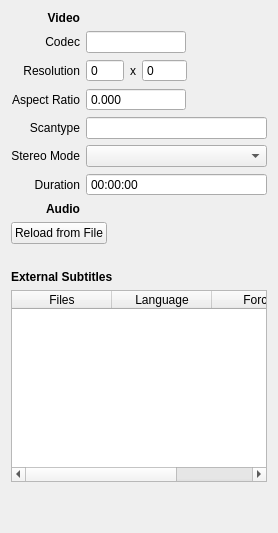
          <widget class="QWidget" name="tab_3">
           <attribute name="title">
            <string>Streamdetails</string>
           </attribute>
           <layout class="QVBoxLayout" name="verticalLayout_12">
            <item>
             <layout class="QGridLayout" name="streamDetails">
              <item row="1" column="1">
               <widget class="QLineEdit" name="videoCodec">
                <property name="maximumSize">
                 <size>
                  <width>100</width>
                  <height>16777215</height>
                 </size>
                </property>
               </widget>
              </item>
              <item row="2" column="0">
               <widget class="QLabel" name="label_28">
                <property name="text">
                 <string>Resolution</string>
                </property>
                <property name="alignment">
                 <set>Qt::AlignRight|Qt::AlignTrailing|Qt::AlignVCenter</set>
                </property>
               </widget>
              </item>
              <item row="4" column="0">
               <widget class="QLabel" name="label_32">
                <property name="text">
                 <string>Scantype</string>
                </property>
                <property name="alignment">
                 <set>Qt::AlignRight|Qt::AlignTrailing|Qt::AlignVCenter</set>
                </property>
               </widget>
              </item>
              <item row="3" column="0">
               <widget class="QLabel" name="label_29">
                <property name="text">
                 <string>Aspect Ratio</string>
                </property>
                <property name="alignment">
                 <set>Qt::AlignRight|Qt::AlignTrailing|Qt::AlignVCenter</set>
                </property>
               </widget>
              </item>
              <item row="4" column="1">
               <widget class="QLineEdit" name="videoScantype">
                <property name="maximumSize">
                 <size>
                  <width>200</width>
                  <height>16777215</height>
                 </size>
                </property>
               </widget>
              </item>
              <item row="3" column="1">
               <widget class="QDoubleSpinBox" name="videoAspectRatio">
                <property name="maximumSize">
                 <size>
                  <width>100</width>
                  <height>16777215</height>
                 </size>
                </property>
                <property name="buttonSymbols">
                 <enum>QAbstractSpinBox::NoButtons</enum>
                </property>
                <property name="decimals">
                 <number>3</number>
                </property>
               </widget>
              </item>
              <item row="7" column="0">
               <widget class="QLabel" name="labelStreamDetailsAudio">
                <property name="font">
                 <font>
                  <weight>75</weight>
                  <bold>true</bold>
                 </font>
                </property>
                <property name="text">
                 <string>Audio</string>
                </property>
                <property name="alignment">
                 <set>Qt::AlignRight|Qt::AlignTrailing|Qt::AlignVCenter</set>
                </property>
               </widget>
              </item>
              <item row="0" column="0">
               <widget class="QLabel" name="label_27">
                <property name="font">
                 <font>
                  <weight>75</weight>
                  <bold>true</bold>
                 </font>
                </property>
                <property name="text">
                 <string>Video</string>
                </property>
                <property name="alignment">
                 <set>Qt::AlignRight|Qt::AlignTrailing|Qt::AlignVCenter</set>
                </property>
               </widget>
              </item>
              <item row="6" column="1">
               <widget class="QTimeEdit" name="videoDuration">
                <property name="maximumSize">
                 <size>
                  <width>200</width>
                  <height>16777215</height>
                 </size>
                </property>
                <property name="buttonSymbols">
                 <enum>QAbstractSpinBox::NoButtons</enum>
                </property>
                <property name="displayFormat">
                 <string>HH:mm:ss</string>
                </property>
               </widget>
              </item>
              <item row="6" column="0">
               <widget class="QLabel" name="label_33">
                <property name="text">
                 <string>Duration</string>
                </property>
                <property name="alignment">
                 <set>Qt::AlignRight|Qt::AlignTrailing|Qt::AlignVCenter</set>
                </property>
               </widget>
              </item>
              <item row="2" column="1">
               <layout class="QHBoxLayout" name="horizontalLayout_16">
                <item>
                 <widget class="QSpinBox" name="videoWidth">
                  <property name="buttonSymbols">
                   <enum>QAbstractSpinBox::NoButtons</enum>
                  </property>
                  <property name="maximum">
                   <number>9999</number>
                  </property>
                 </widget>
                </item>
                <item>
                 <widget class="QLabel" name="label_30">
                  <property name="text">
                   <string notr="true">x</string>
                  </property>
                 </widget>
                </item>
                <item>
                 <widget class="QSpinBox" name="videoHeight">
                  <property name="buttonSymbols">
                   <enum>QAbstractSpinBox::NoButtons</enum>
                  </property>
                  <property name="maximum">
                   <number>99999</number>
                  </property>
                 </widget>
                </item>
                <item>
                 <spacer name="horizontalSpacer_10">
                  <property name="orientation">
                   <enum>Qt::Horizontal</enum>
                  </property>
                  <property name="sizeHint" stdset="0">
                   <size>
                    <width>40</width>
                    <height>20</height>
                   </size>
                  </property>
                 </spacer>
                </item>
               </layout>
              </item>
              <item row="1" column="0">
               <widget class="QLabel" name="label_31">
                <property name="text">
                 <string>Codec</string>
                </property>
                <property name="alignment">
                 <set>Qt::AlignRight|Qt::AlignTrailing|Qt::AlignVCenter</set>
                </property>
               </widget>
              </item>
              <item row="5" column="0">
               <widget class="QLabel" name="label_10">
                <property name="text">
                 <string>Stereo Mode</string>
                </property>
                <property name="alignment">
                 <set>Qt::AlignRight|Qt::AlignTrailing|Qt::AlignVCenter</set>
                </property>
               </widget>
              </item>
              <item row="5" column="1">
               <widget class="QComboBox" name="stereoMode">
                <property name="sizeAdjustPolicy">
                 <enum>QComboBox::AdjustToContents</enum>
                </property>
               </widget>
              </item>
             </layout>
            </item>
            <item>
             <layout class="QHBoxLayout" name="horizontalLayout_17">
              <item>
               <widget class="QPushButton" name="buttonReloadStreamDetails">
                <property name="text">
                 <string>Reload from File</string>
                </property>
                <property name="icon">
                 <iconset resource="../../data/MediaElch.qrc">
                  <normaloff>:/img/arrow_circle_right_white.png</normaloff>:/img/arrow_circle_right_white.png</iconset>
                </property>
                <property name="dropShadow" stdset="0">
                 <bool>true</bool>
                </property>
               </widget>
              </item>
              <item>
               <spacer name="horizontalSpacer_9">
                <property name="orientation">
                 <enum>Qt::Horizontal</enum>
                </property>
                <property name="sizeHint" stdset="0">
                 <size>
                  <width>40</width>
                  <height>20</height>
                 </size>
                </property>
               </spacer>
              </item>
             </layout>
            </item>
            <item>
             <spacer name="verticalSpacer_4">
              <property name="orientation">
               <enum>Qt::Vertical</enum>
              </property>
              <property name="sizeType">
               <enum>QSizePolicy::Fixed</enum>
              </property>
              <property name="sizeHint" stdset="0">
               <size>
                <width>20</width>
                <height>20</height>
               </size>
              </property>
             </spacer>
            </item>
            <item>
             <widget class="QLabel" name="label_14">
              <property name="font">
               <font>
                <weight>75</weight>
                <bold>true</bold>
               </font>
              </property>
              <property name="text">
               <string>External Subtitles</string>
              </property>
             </widget>
            </item>
            <item>
             <widget class="QTableWidget" name="subtitles">
              <property name="selectionMode">
               <enum>QAbstractItemView::NoSelection</enum>
              </property>
              <property name="selectionBehavior">
               <enum>QAbstractItemView::SelectRows</enum>
              </property>
              <property name="showGrid">
               <bool>false</bool>
              </property>
              <attribute name="verticalHeaderVisible">
               <bool>false</bool>
              </attribute>
              <column>
               <property name="text">
                <string>Files</string>
               </property>
              </column>
              <column>
               <property name="text">
                <string>Language</string>
               </property>
              </column>
              <column>
               <property name="text">
                <string>Forced</string>
               </property>
              </column>
             </widget>
            </item>
            <item>
             <spacer name="verticalSpacer_8">
              <property name="orientation">
               <enum>Qt::Vertical</enum>
              </property>
              <property name="sizeHint" stdset="0">
               <size>
                <width>20</width>
                <height>40</height>
               </size>
              </property>
             </spacer>
            </item>
           </layout>
          </widget>
